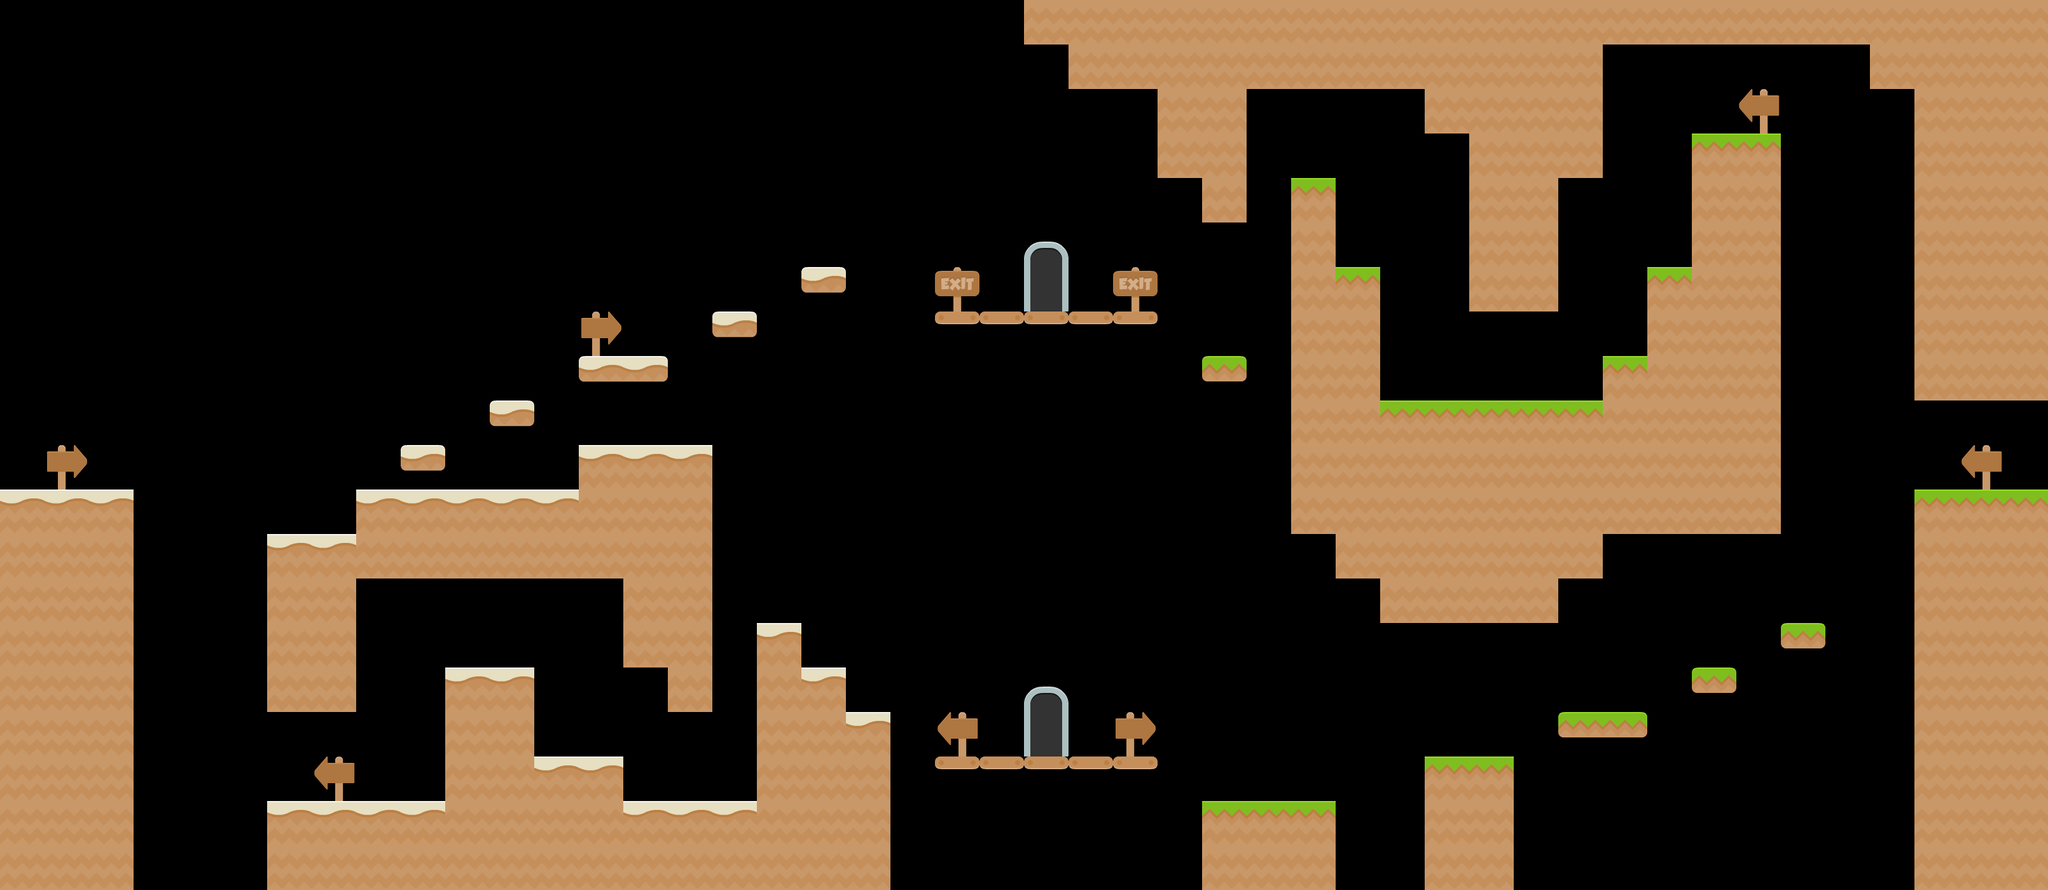

This is a level from a 2D game, rendered from its Tiled map with the project's own tilesets. A one-line summary and the map file follow, with tile-layer data summarised:
An orthogonal 46x20 tile map with 70x70 px tiles, 4 tile layers (Colliders, Start, Exit, Decorations) and 20 objects.

<map version="1.5" tiledversion="1.6.0" orientation="orthogonal" renderorder="right-down" width="46" height="20" tilewidth="70" tileheight="70" infinite="0" nextlayerid="8" nextobjectid="8">
 <editorsettings>
  <export target="level7.json" format="json" />
 </editorsettings>
 <tileset firstgid="1" name="tiles" tilewidth="70" tileheight="70" spacing="4" margin="1" tilecount="156" columns="12">
  <image source="../../images/spritesheets/tiles.png" trans="ff00ff" width="886" height="960" />
  <tile id="2">
   <objectgroup draworder="index" id="2">
    <object id="1" x="0" y="0" width="70" height="40" />
   </objectgroup>
  </tile>
  <tile id="14">
   <objectgroup draworder="index" id="2">
    <object id="1" x="0" y="0" width="70" height="40" />
   </objectgroup>
  </tile>
  <tile id="15">
   <objectgroup draworder="index" id="2">
    <object id="1" x="0" y="50" width="70" height="20" />
   </objectgroup>
  </tile>
  <tile id="26">
   <objectgroup draworder="index" id="2">
    <object id="1" x="0" y="0" width="70" height="40" />
   </objectgroup>
  </tile>
  <tile id="41">
   <objectgroup draworder="index" id="2">
    <object id="1" x="0" y="0" width="70" height="41" />
   </objectgroup>
  </tile>
  <tile id="44">
   <objectgroup draworder="index" id="2">
    <object id="1" x="0" y="0" width="70" height="40" />
   </objectgroup>
  </tile>
  <tile id="45">
   <objectgroup draworder="index" id="2">
    <object id="1" x="0" y="30" width="70" height="40" />
   </objectgroup>
  </tile>
  <tile id="53">
   <objectgroup draworder="index" id="2">
    <object id="1" x="0" y="0" width="70" height="41" />
   </objectgroup>
  </tile>
  <tile id="56">
   <objectgroup draworder="index" id="2">
    <object id="1" x="0" y="0" width="70" height="40" />
   </objectgroup>
  </tile>
  <tile id="57">
   <objectgroup draworder="index" id="2">
    <object id="1" x="0" y="0" width="70" height="70" />
   </objectgroup>
  </tile>
  <tile id="65">
   <objectgroup draworder="index" id="2">
    <object id="1" x="0" y="0" width="70" height="41" />
   </objectgroup>
  </tile>
  <tile id="68">
   <objectgroup draworder="index" id="2">
    <object id="1" x="0" y="0" width="70" height="40" />
   </objectgroup>
  </tile>
  <tile id="71">
   <objectgroup draworder="index" id="2">
    <object id="1" x="0" y="0" width="70" height="40" />
   </objectgroup>
  </tile>
  <tile id="77">
   <objectgroup draworder="index" id="2">
    <object id="1" x="0" y="0" width="70" height="41" />
   </objectgroup>
  </tile>
  <tile id="80">
   <objectgroup draworder="index" id="2">
    <object id="1" x="0" y="0" width="70" height="40" />
   </objectgroup>
  </tile>
  <tile id="117">
   <objectgroup draworder="index" id="2">
    <object id="1" x="0" y="0" width="70" height="40" />
   </objectgroup>
  </tile>
  <tile id="119">
   <objectgroup draworder="index" id="2">
    <object id="1" x="0" y="0" width="70" height="40" />
   </objectgroup>
  </tile>
  <tile id="124">
   <objectgroup draworder="index" id="2">
    <object id="1" x="0" y="45" width="70" height="25" />
   </objectgroup>
  </tile>
  <tile id="126">
   <objectgroup draworder="index" id="2">
    <object id="1" x="0" y="0" width="70" height="40" />
   </objectgroup>
  </tile>
  <tile id="145">
   <objectgroup draworder="index" id="2">
    <object id="1" x="0" y="0" width="70" height="40" />
   </objectgroup>
  </tile>
 </tileset>
 <layer id="1" name="Colliders" width="46" height="20">
  <data>[920 cells, 309 non-empty, 10 distinct tile ids]</data>
 </layer>
 <group id="6" name="Doors">
  <layer id="7" name="Start" width="46" height="20">
   <data>[920 cells, 2 non-empty, 2 distinct tile ids]</data>
  </layer>
  <layer id="5" name="Exit" width="46" height="20">
   <data>[920 cells, 2 non-empty, 2 distinct tile ids]</data>
  </layer>
 </group>
 <layer id="2" name="Decorations" width="46" height="20">
  <data>[920 cells, 9 non-empty, 3 distinct tile ids]</data>
 </layer>
</map>
